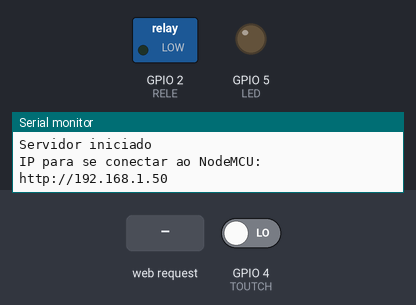
This sketch was run on a simulated ESP8266 (NodeMCU). On the bench: switched loads named in the sketch (green lamp = pin HIGH), output pins drawn as LEDs (lit = HIGH), the last lines printed to the serial monitor. The test bench sets the inputs (shaded band); at power-on: GPIO 4 (TOUTCH) LOW. WiFi joins after 1.5 s; servers stay silent unless stated.

Above: at 4.2 s.
4.3 s: GPIO 4 (TOUTCH) driven HIGH
At 4.8 s:
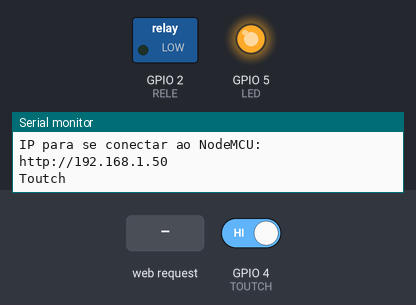
5.8 s: HTTP request GET /DESLIGADO received
At 7.0 s:
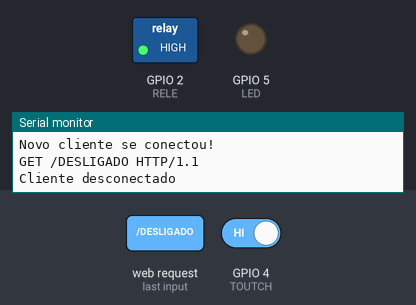
7.3 s: HTTP request GET /LIGADO received
At 8.4 s:
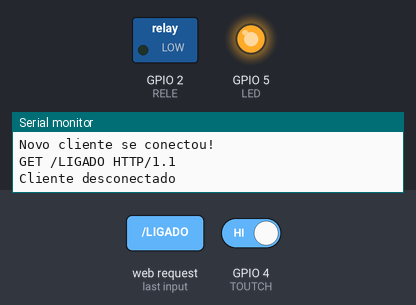
8.8 s: GPIO 4 (TOUTCH) driven LOW
At 9.5 s:
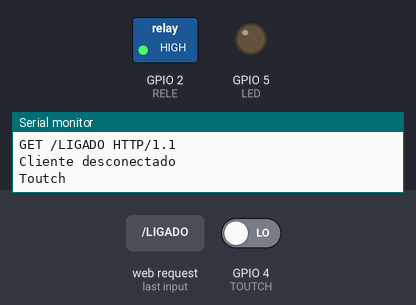
Timing chart, 0 to 11.3 s (numbered marks = the images above; inputs shaded):
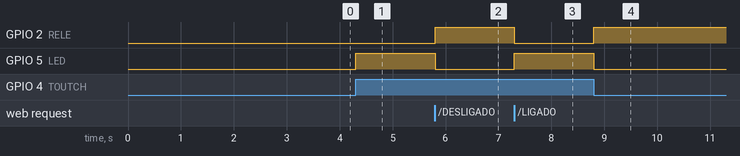

Measured:
- after the input at 4.3 s, GPIO 5 (LED): LOW → HIGH at once
- after the input at 5.8 s, GPIO 2 (RELE): LOW → HIGH at once; GPIO 5 (LED): HIGH → LOW at once
- after the input at 7.3 s, GPIO 2 (RELE): HIGH → LOW at once; GPIO 5 (LED): LOW → HIGH at once
- after the input at 8.8 s, GPIO 2 (RELE): LOW → HIGH at once; GPIO 5 (LED): HIGH → LOW at once

The sketch:

arduino_interruptor.ino
```cpp
#if defined(ESP8266)
#include <ESP8266WiFi.h>  //ESP8266 Core WiFi Library
#else
#include <WiFi.h>      //ESP32 Core WiFi Library
#endif

#if defined(ESP8266)
#include <ESP8266WebServer.h> //Local WebServer used to serve the configuration portal
#else
#include <WebServer.h> //Local WebServer used to serve the configuration portal ( https://github.com/zhouhan0126/WebServer-esp32 )
#endif

#include <DNSServer.h> //Local DNS Server used for redirecting all requests to the configuration portal ( https://github.com/zhouhan0126/DNSServer---esp32 )
#include <WiFiManager.h>   // WiFi Configuration Magic ( https://github.com/zhouhan0126/WIFIMANAGER-ESP32 ) >> https://github.com/tzapu/WiFiManager (ORIGINAL)

const int LED = 5; //Define the led pin
const int TOUTCH = 4; //Define the toutch pin
const int RELE = 2; //Define the relay pin

bool totchState = false;
bool wifiConnected = false;

//variáveis para controle dentro do loop
bool stateLed = false;

void ICACHE_RAM_ATTR handleButtonInterrupt() {
  Serial.println("Toutch");
  unsigned long lastBtnPress;
  unsigned long actualMillis = millis();

  if (actualMillis - lastBtnPress > 500) {
    lastBtnPress = actualMillis; {
      stateLed = !stateLed;
      digitalWrite(LED, stateLed);
      digitalWrite(RELE, !stateLed);
    }
  }
}

void setup() {
  Serial.begin(115200);
  delay(1000);
  Serial.println("");
  Serial.println("Start");
  setup_wifiManager();
  pinMode(LED, OUTPUT);
  pinMode(TOUTCH, INPUT);
  pinMode(RELE, OUTPUT);
  attachInterrupt(digitalPinToInterrupt(TOUTCH), handleButtonInterrupt, HIGH);
}

void loop() {
  if (wifiConnected) {
    loop_wifi();
  }
}
```

wifi.ino
```cpp
//const char* ssid = "NET 301"; //VARIÁVEL QUE ARMAZENA O NOME DA REDE SEM FIO EM QUE VAI CONECTAR
//const char* password = "surigatao1310"; //VARIÁVEL QUE ARMAZENA A SENHA DA REDE SEM FIO EM QUE VAI CONECTAR

//DEFINIÇÃO DE IP FIXO PARA O NODEMCU
//IPAddress ip(192, 168, 0, 175); //COLOQUE UMA FAIXA DE IP DISPONÍVEL DO SEU ROTEADOR. EX: 192.168.1.110 **** ISSO VARIA, NO MEU CASO É: 192.168.0.175
//IPAddress gateway(192, 168, 0, 1); //GATEWAY DE CONEXÃO (ALTERE PARA O GATEWAY DO SEU ROTEADOR)
//IPAddress subnet(255, 255, 255, 0); //MASCARA DE REDE

WiFiServer server(80); //CASO OCORRA PROBLEMAS COM A PORTA 80, UTILIZE OUTRA (EX:8082,8089) E A CHAMADA DA URL FICARÁ IP:PORTA(EX: 192.168.0.15:8082)

void setup_wifi() {
  delay(500); //INTERVALO DE 10 MILISEGUNDOS

  Serial.println(""); //PULA UMA LINHA NA JANELA SERIAL
  Serial.println(""); //PULA UMA LINHA NA JANELA SERIAL
  Serial.print("Conectando a "); //ESCREVE O TEXTO NA SERIAL

  //Serial.print(ssid); //ESCREVE O NOME DA REDE NA SERIAL

//  WiFi.begin(ssid, password); //PASSA OS PARÂMETROS PARA A FUNÇÃO QUE VAI FAZER A CONEXÃO COM A REDE SEM FIO
//  WiFi.config(ip, gateway, subnet); //PASSA OS PARÂMETROS PARA A FUNÇÃO QUE VAI SETAR O IP FIXO NO NODEMCU

  Serial.println(""); //PULA UMA LINHA NA JANELA SERIAL
  Serial.println("Conectado a rede sem fio "); //ESCREVE O TEXTO NA SERIAL
 // Serial.println(ssid); //ESCREVE O NOME DA REDE NA SERIAL
  server.begin(); //INICIA O SERVIDOR PARA RECEBER DADOS NA PORTA DEFINIDA EM "WiFiServer server(porta);"
  Serial.println("Servidor iniciado"); //ESCREVE O TEXTO NA SERIAL

  Serial.print("IP para se conectar ao NodeMCU: "); //ESCREVE O TEXTO NA SERIAL
  Serial.print("http://"); //ESCREVE O TEXTO NA SERIAL
  Serial.println(WiFi.localIP()); //ESCREVE NA SERIAL O IP RECEBIDO DENTRO DA REDE SEM FIO (O IP NESSA PRÁTICA É RECEBIDO DE FORMA AUTOMÁTICA)
  wifiConnected = true;
}

void loop_wifi() {
  //Serial.println("loop wifi");
  WiFiClient client = server.available(); //VERIFICA SE ALGUM CLIENTE ESTÁ CONECTADO NO SERVIDOR
  if (!client) { //SE NÃO EXISTIR CLIENTE CONECTADO, FAZ
    return; //REEXECUTA O PROCESSO ATÉ QUE ALGUM CLIENTE SE CONECTE AO SERVIDOR
  }
  Serial.println("Novo cliente se conectou!"); //ESCREVE O TEXTO NA SERIAL
  while (!client.available()) { //ENQUANTO CLIENTE ESTIVER CONECTADO
    delay(1); //INTERVALO DE 1 MILISEGUNDO
  }
  String request = client.readStringUntil('\r'); //FAZ A LEITURA DA PRIMEIRA LINHA DA REQUISIÇÃO
  Serial.println(request); //ESCREVE A REQUISIÇÃO NA SERIAL
  client.flush(); //AGUARDA ATÉ QUE TODOS OS DADOS DE SAÍDA SEJAM ENVIADOS AO CLIENTE

  client.println("HTTP/1.1 200 OK"); //ESCREVE PARA O CLIENTE A VERSÃO DO HTTP
  client.println("Content-Type: text/html"); //ESCREVE PARA O CLIENTE O TIPO DE CONTEÚDO(texto/html)
  client.println("");
  client.println("<!DOCTYPE HTML>"); //INFORMA AO NAVEGADOR A ESPECIFICAÇÃO DO HTML
  client.println("<html>"); //ABRE A TAG "html"
  //client.println("<meta http-equiv='refresh' content='2'>");
  client.println("<h1><center>Ola cliente!</center></h1>"); //ESCREVE "Ola cliente!" NA PÁGINA
  client.println("<center><font size='5'>IP fixo definido com sucesso!</center>"); //ESCREVE "Seja bem vindo!" NA PÁGINA
  client.println("</html>"); //FECHA A TAG "html"
  client.println("Estado do led: " + stateLed);
  delay(1); //INTERVALO DE 1 MILISEGUNDO
  Serial.println("Cliente desconectado"); //ESCREVE O TEXTO NA SERIAL
  Serial.println(""); //PULA UMA LINHA NA JANELA SERIAL

  client.println(request);
  if (request.indexOf("LIGADO") != -1) {
    client.println("ENTROU LIGADO");
    digitalWrite(LED, HIGH);
    digitalWrite(RELE, LOW);
  }
  if (request.indexOf("DESLIGADO") != -1) {
    client.println("ENTROU DESLIGADO");
    digitalWrite(LED, LOW);
    digitalWrite(RELE, HIGH);
  }
}
```

wifi_manager.ino
```cpp
void setup_wifiManager() {
  Serial.println("Passei aqui 1");
  //declaração do objeto wifiManager
  WiFiManager wifiManager;


  //utilizando esse comando, as configurações são apagadas da memória
  //caso tiver salvo alguma rede para conectar automaticamente, ela é apagada.
  //  wifiManager.resetSettings();

  //callback para quando entra em modo de configuração AP
  wifiManager.setAPCallback(configModeCallback);

  //callback para quando se conecta em uma rede, ou seja, quando passa a trabalhar em modo estação
  wifiManager.setSaveConfigCallback(saveConfigCallback);

  //cria uma rede de nome ESP_AP com senha 12345678
  //wifiManager.autoConnect("EspTeste", "12345678");

  Serial.println("Passei aqui");
  if(!wifiManager.autoConnect("EspTeste", "12345678") )
  {
    Serial.println("Falha ao conectar");
    delay(2000);
    ESP.restart();
  }else{
    Serial.println("WiFi Manager");
    setup_wifi();
  }

}

//callback que indica que o ESP entrou no modo AP
void configModeCallback (WiFiManager *myWiFiManager) {
  //  Serial.println("Entered config mode");
  Serial.println("Entrou no modo de configuração");
  Serial.println(WiFi.softAPIP()); //imprime o IP do AP
  Serial.println(myWiFiManager->getConfigPortalSSID()); //imprime o SSID criado da rede

}

//callback que indica que salvamos uma nova rede para se conectar (modo estação)
void saveConfigCallback () {
  Serial.println("Configuração salva");
  setup_wifi();
}
```
